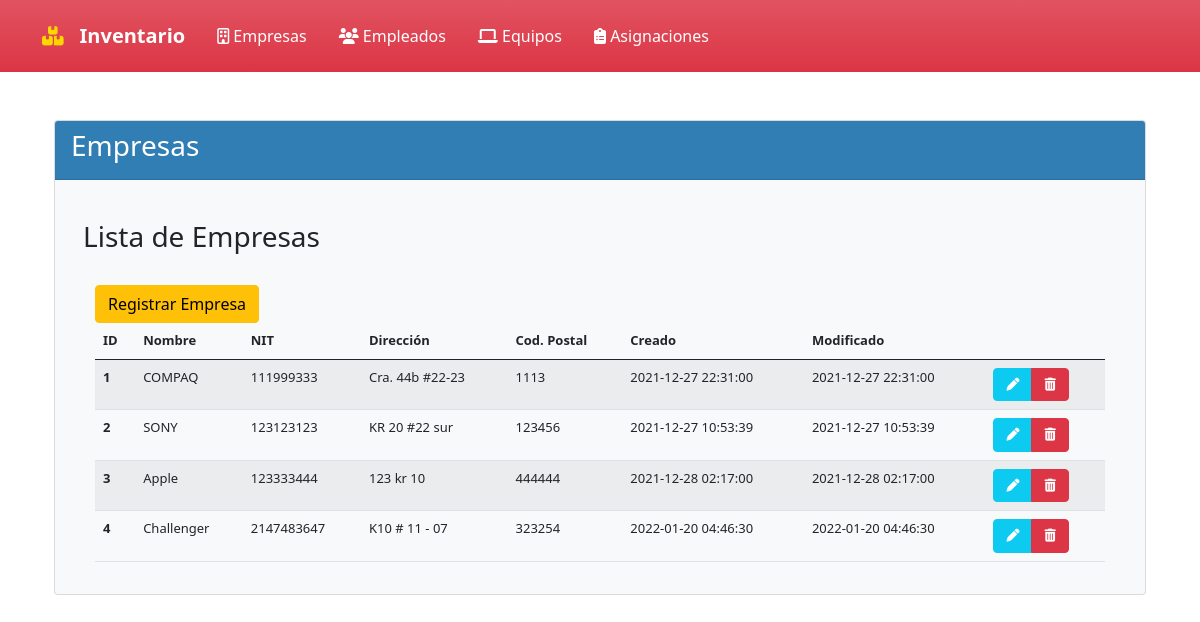
Screenshot of /?controlador=Empresas&accion=Empresas with the database file from the repository.
### tables this page shows
CREATE TABLE EMPRESA(
ID_EMPRESA INT PRIMARY KEY AUTO_INCREMENT NOT NULL,
RAZON_SOCIAL_EMPRESA VARCHAR (50) NOT NULL,
NIT_EMPRESA INT (9) NOT NULL UNIQUE,
DIRECCION_EMPRESA VARCHAR (50) NOT NULL,
CODIGO_POSTAL_EMPRESA INT (6) NOT NULL,
ESTADO VARCHAR (8) NOT NULL,
CREATED_AT DATETIME NOT NULL,
UPDATED_AT DATETIME NOT NULL
);

### Controllers/controladorEmpresas.php (called while the page is built, shortened)
<?php
include_once("Models/modeloEmpresas.php");
class controladorEmpresas{
    public function Empresas(){
        $empresas= modeloEmpresas::selectEmpresas();
        include_once("Views/Empresas/Empresas.php");
    }
}
?>

### Router.php (called while the page is built, shortened)
<?php
$controlador = new $objControlador();
$accion = ucfirst($accion);
$controlador->$accion();
?>

### Index.php (called while the page is built, shortened)
<?php
    require_once("Views/Template.php");
?>

### Models/modeloEmpresas.php (called while the page is built, shortened)
<?php
class modeloEmpresas{
    public function __construct(
        $ID_EMPRESA,
        $RAZON_SOCIAL_EMPRESA,
        $NIT_EMPRESA,
        $DIRECCION_EMPRESA,
        $CODIGO_POSTAL_EMPRESA,
        $ESTADO,
        $CREATED_AT,
        $UPDATED_AT
        ){
        $this->ID_EMPRESA=$ID_EMPRESA;
        $this->RAZON_SOCIAL_EMPRESA=$RAZON_SOCIAL_EMPRESA;
        $this->NIT_EMPRESA=$NIT_EMPRESA;
        $this->DIRECCION_EMPRESA=$DIRECCION_EMPRESA;
        $this->CODIGO_POSTAL_EMPRESA=$CODIGO_POSTAL_EMPRESA;
        $this->CREATED_AT=$CREATED_AT;
        $this->UPDATED_AT=$UPDATED_AT;
    }
    public static function selectEmpresas(){
        $listaEmpresas=[];
        $conexionDB=connectionDB::crearInstancia();
        $sql = $conexionDB->query("SELECT * FROM EMPRESA  WHERE ESTADO = 'ACTIVO'");
        foreach($sql->fetchAll() as $empresa){
            $listaEmpresas[]=new modeloEmpresas($empresa['ID_EMPRESA'],$empresa['RAZON_SOCIAL_EMPRESA'],$empresa['NIT_EMPRESA'],$empresa['DIRECCION_EMPRESA'],$empresa['CODIGO_POSTAL_EMPRESA'],$empresa['ESTADO'],$empresa['CREATED_AT'],$empresa['UPDATED_AT']);
        };
        return $listaEmpresas;
    }
}
?>

### Views/Empresas/Empresas.php (the view, shortened to what this page needs)
<!doctype html>
<html lang="es">
    <head>
        <link rel="stylesheet" href="https://cdn.jsdelivr.net/npm/bootstrap@5.0.2/dist/css/bootstrap.min.css">
    </head>
    <body>
        <div class="container-sm">
            <br>
            <div class="card text-dark bg-light">
                <div class="card-header" style="background-color:#317EB5; color:#FFFFFF;">
                    <h3 class="card-title">Empresas</h3>
                </div>
                <div class="card-body">
                    <div class="container-sm">
                        <br>
                        <h3>Lista de Empresas</h3>
                        <div class="container">
                            <br>
                            <a name="" id="" class="btn btn-warning" href="?controlador=Empresas&accion=RegistroEmpresa" role="button">Registrar Empresa</a>
                            <br>
                            <table id="companyTable" class="table table-striped table-hover">
                                <thead>
                                    <tr>
                                        <th scope="col" style="font-size: small;"> ID </th>
                                        <th scope="col" style="font-size: small;"> Nombre </th>
                                        <th scope="col" style="font-size: small;"> NIT </th>
                                        <th scope="col" style="font-size: small;"> Dirección </th>
                                        <th scope="col" style="font-size: small;"> Cod. Postal </th>
                                        <th scope="col" style="font-size: small;"> Creado </th>
                                        <th scope="col" style="font-size: small;"> Modificado </th>
                                        <th scope="col" style="font-size: small;">  </th>
                                    </tr>
                                </thead>
                                <tbody>
                                    <?php foreach($empresas as $empresa){?>
                                        <tr>
                                            <th scope="row" style="font-size: small;"><?php echo $empresa->ID_EMPRESA; ?></th>
                                            <td style="font-size: small;"><?php echo $empresa->RAZON_SOCIAL_EMPRESA; ?></td>
                                            <td style="font-size: small;"><?php echo $empresa->NIT_EMPRESA; ?></td>
                                            <td style="font-size: small;"><?php echo $empresa->DIRECCION_EMPRESA; ?></td>
                                            <td style="font-size: small;"><?php echo $empresa->CODIGO_POSTAL_EMPRESA; ?></td>
                                            <td style="font-size: small;"><?php echo $empresa->CREATED_AT; ?></td>
                                            <td style="font-size: small;"><?php echo $empresa->UPDATED_AT; ?></td>
                                            <td>
                                                <div class="btn-group" role="group" aria-label="">
                                                    <a href="#" class="btn btn-info" style="font-size: small;"> <i class="fas fa-pen" style="color:#ffffff;"></i> </a>
                                                    <a class="btn btn-danger" style="font-size: small;"> <i class="fas fa-trash-alt" style="color:#ffffff;"></i> </a>
                                                </div>
                                            </td>
                                        </tr>
                                    <?php } ?>
                                </tbody>
                            </table>
                        </div>
                    </div>
                </div>
            </div>
        </div>
    </body>
</html>

### rows the page displays
empresa: ID_EMPRESA "1", RAZON_SOCIAL_EMPRESA "COMPAQ", NIT_EMPRESA "111999333", DIRECCION_EMPRESA "Cra. 44b #22-23", CODIGO_POSTAL_EMPRESA "1113", CREATED_AT "2021-12-27 22:31:00", UPDATED_AT "2021-12-27 22:31:00"
empresa: ID_EMPRESA "2", RAZON_SOCIAL_EMPRESA "SONY", NIT_EMPRESA "123123123", DIRECCION_EMPRESA "KR 20 #22 sur", CODIGO_POSTAL_EMPRESA "123456", CREATED_AT "2021-12-27 10:53:39", UPDATED_AT "2021-12-27 10:53:39"
empresa: ID_EMPRESA "3", RAZON_SOCIAL_EMPRESA "Apple", NIT_EMPRESA "123333444", DIRECCION_EMPRESA "123 kr 10", CODIGO_POSTAL_EMPRESA "444444", CREATED_AT "2021-12-28 02:17:00", UPDATED_AT "2021-12-28 02:17:00"
empresa: ID_EMPRESA "4", RAZON_SOCIAL_EMPRESA "Challenger", NIT_EMPRESA "2147483647", DIRECCION_EMPRESA "K10 # 11 - 07", CODIGO_POSTAL_EMPRESA "323254", CREATED_AT "2022-01-20 04:46:30", UPDATED_AT "2022-01-20 04:46:30"
